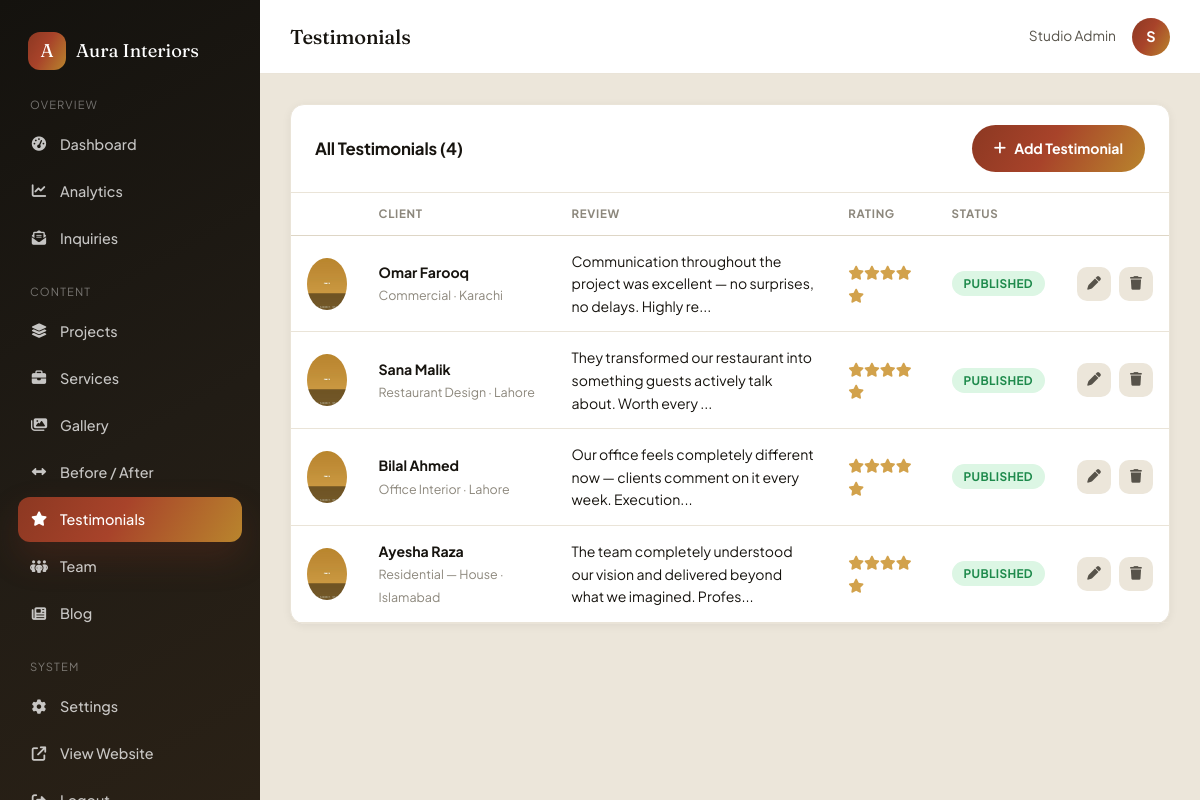
Screenshot of /admin/testimonials.php (signed in) with the database file from the repository.
### tables this page shows
CREATE TABLE `testimonials` (
  `id` INT UNSIGNED AUTO_INCREMENT PRIMARY KEY,
  `client_name` VARCHAR(150) NOT NULL,
  `review` TEXT NOT NULL,
  `project_type` VARCHAR(120) NULL,
  `location` VARCHAR(120) NULL,
  `rating` TINYINT UNSIGNED NOT NULL DEFAULT 5,
  `photo_path` VARCHAR(255) NULL,
  `is_published` TINYINT(1) NOT NULL DEFAULT 1,
  `sort_order` SMALLINT NOT NULL DEFAULT 0,
  `created_at` DATETIME NOT NULL DEFAULT CURRENT_TIMESTAMP
);

### config/database.php (called while the page is built, shortened)
<?php
function db(): PDO
{
    static $pdo = null;
    if ($pdo instanceof PDO) {
        return $pdo;
    }
    $dsn = 'mysql:host=' . DB_HOST . ';dbname=' . DB_NAME . ';charset=' . DB_CHARSET;
    try {
        $pdo = new PDO($dsn, DB_USER, DB_PASS, [
            PDO::ATTR_ERRMODE            => PDO::ERRMODE_EXCEPTION,
            PDO::ATTR_DEFAULT_FETCH_MODE => PDO::FETCH_ASSOC,
            PDO::ATTR_EMULATE_PREPARES   => false,
        ]);
    } catch (PDOException $e) {
        http_response_code(500);
        if (defined('SITE_ENV') && SITE_ENV === 'local') {
            die('Database connection failed: ' . $e->getMessage());
        }
        die('We are experiencing a temporary issue. Please try again shortly.');
    }
    return $pdo;
}

### includes/functions.php (called while the page is built, shortened)
<?php
function e(?string $value): string
{
    return htmlspecialchars($value ?? '', ENT_QUOTES, 'UTF-8');
}
function asset(string $path): string
{
    return BASE_URL . '/' . ltrim($path, '/');
}
function img(?string $path, string $fallback = 'assets/images/placeholder.jpg'): string
{
    if (empty($path)) {
        return asset($fallback);
    }
    return asset($path);
}

### admin/testimonials.php (the view, shortened to what this page needs)
<?php
$testimonials = db()->query('SELECT * FROM testimonials ORDER BY sort_order DESC, created_at DESC')->fetchAll();
require __DIR__ . '/includes/admin-header.php';
?>
<div class="panel">
  <div class="panel__head">
    <h2>All Testimonials (<?= count($testimonials) ?>)</h2>
    <a href="testimonial-form.php" class="btn--admin"><i class="fa-solid fa-plus"></i> Add Testimonial</a>
  </div>
  <div class="table-wrap">
    <table class="admin-table">
      <thead><tr><th></th><th>Client</th><th>Review</th><th>Rating</th><th>Status</th><th></th></tr></thead>
      <tbody>
        <?php foreach ($testimonials as $t): ?>
          <tr>
            <td><img class="table-thumb" style="border-radius:50%" src="<?= e(img($t['photo_path'], 'assets/images/avatar-placeholder.jpg')) ?>" alt=""></td>
            <td><b><?= e($t['client_name']) ?></b><br><span style="color:var(--ink-faint);font-size:.78rem"><?= e($t['project_type']) ?> · <?= e($t['location']) ?></span></td>
            <td style="max-width:320px"><?= e(mb_strimwidth($t['review'], 0, 90, '...')) ?></td>
            <td><?php for ($s = 0; $s < (int) $t['rating']; $s++) echo '<i class="fa-solid fa-star" style="color:var(--accent-4)"></i>'; ?></td>
            <td>
              <form method="post"><?= csrf_field() ?><input type="hidden" name="action" value="toggle_publish"><input type="hidden" name="id" value="<?= $t['id'] ?>">
                <button class="badge <?= $t['is_published'] ? 'badge--published' : 'badge--draft' ?>" style="border:none;cursor:pointer"><?= $t['is_published'] ? 'Published' : 'Draft' ?></button>
              </form>
            </td>
            <td>
              <div class="row-actions">
                <a href="testimonial-form.php?id=<?= $t['id'] ?>" title="Edit"><i class="fa-solid fa-pen"></i></a>
                <form method="post" data-confirm="Delete this testimonial?"><button class="danger" title="Delete"><i class="fa-solid fa-trash"></i></button></form>
              </div>
            </td>
          </tr>
        <?php endforeach; ?>
      </tbody>
    </table>
  </div>
</div>
<?php require __DIR__ . '/includes/admin-footer.php'; ?>

### assets/css/style.css (style rules this page uses)
:root { --bg: #F5F2EC; --surface: #FFFFFF; --surface-2: #ECE6DA; --surface-tint: #F1ECE1; --ink: #17140F; --ink-soft: #57534A; --ink-faint: #8C877C; --line: #DED6C6; --line-soft: #EAE4D8; --accent-1: #A8432A; --accent-2: #B9852D; --accent-3: #2F4A3E; --accent-4: #D2A24C; --gradient-brand: linear-gradient(120deg, #8C3822 0%, #A8432A 45%, #B9852D 100%); --gradient-brand-soft: linear-gradient(135deg, rgba(168,67,42,.10), rgba(185,133,45,.10)); --gradient-surface: linear-gradient(160deg, #FFFFFF 0%, #FBF8F2 55%, #F7F1E4 100%); --gradient-dark: linear-gradient(150deg, #14120E 0%, #211C15 55%, #2A2116 100%); --gradient-line: linear-gradient(90deg, var(--accent-1), var(--accent-2), var(--accent-4)); --shadow-sm: 0 2px 10px rgba(23,20,15,.06); --shadow-md: 0 10px 26px rgba(23,20,15,.09); --shadow-lg: 0 22px 50px rgba(23,20,15,.16); --shadow-glow: 0 16px 34px rgba(140,56,34,.24); --radius-sm: 8px; --radius-md: 14px; --radius-lg: 20px; --radius-pill: 999px; --font-display: 'Fraunces', 'Georgia', serif; --font-body: 'Plus Jakarta Sans', -apple-system, BlinkMacSystemFont, 'Segoe UI', sans-serif; --container: 1240px; --header-h: 80px; }
*,*::before,*::after { box-sizing:border-box; margin:0; padding:0; }
html { scroll-behavior:smooth; }
body { font-family: var(--font-body); background: var(--bg); color: var(--ink); line-height:1.6; font-size:16px; -webkit-font-smoothing:antialiased; overflow-x:hidden; }
img { max-width:100%; display:block; }
a { color:inherit; text-decoration:none; }
button { font-family:inherit; cursor:pointer; }
h1,h2,h3,h4,h5 { font-family: var(--font-display); font-weight:500; line-height:1.15; letter-spacing:-0.01em; color:var(--ink); }
h2 { font-size:clamp(2rem, 3.4vw, 3rem); }

### assets/css/admin.css (style rules this page uses)
body.admin-body { background: var(--surface-2); min-height:100vh; }
.panel { background:var(--surface); border-radius:var(--radius-md); border:1px solid var(--line-soft); box-shadow:var(--shadow-sm); margin-bottom:26px; }
.panel__head { display:flex; align-items:center; justify-content:space-between; padding:20px 24px; border-bottom:1px solid var(--line-soft); flex-wrap:wrap; gap:12px; }
.panel__head h2 { font-size:1.05rem; font-family:var(--font-body); font-weight:700; }
.table-wrap { overflow-x:auto; }
table.admin-table { width:100%; border-collapse:collapse; font-size:.88rem; }
table.admin-table th { text-align:left; padding:12px 16px; font-size:.72rem; text-transform:uppercase; letter-spacing:.06em; color:var(--ink-faint); border-bottom:1px solid var(--line); white-space:nowrap; }
table.admin-table td { padding:14px 16px; border-bottom:1px solid var(--line-soft); vertical-align:middle; }
.table-thumb { width:52px; height:52px; border-radius:10px; object-fit:cover; }
.row-actions { display:flex; gap:8px; }
.row-actions a, .row-actions button { width:34px; height:34px; border-radius:10px; display:flex; align-items:center; justify-content:center; background:var(--surface-2); color:var(--ink-soft); border:none; font-size:.85rem; transition:all .2s ease; }
.badge { display:inline-flex; align-items:center; gap:6px; padding:5px 12px; border-radius:var(--radius-pill); font-size:.74rem; font-weight:700; text-transform:uppercase; letter-spacing:.03em; }
.badge--published { background:#DCF6E4; color:#1E8A4C; }
.btn--admin { background:var(--gradient-brand); color:#fff; border:none; padding:12px 22px; border-radius:var(--radius-pill); font-weight:700; font-size:.88rem; display:inline-flex; align-items:center; gap:8px; }

### rows the page displays
testimonials: client_name "Omar Farooq", project_type "Commercial", location "Karachi", review "Communication throughout the project was excellent — no surprises, no delays. Highly re...", rating 5 (drawn), is_published "PUBLISHED"
testimonials: client_name "Sana Malik", project_type "Restaurant Design", location "Lahore", review "They transformed our restaurant into something guests actively talk about. Worth every ...", rating 5 (drawn), is_published "PUBLISHED"
testimonials: client_name "Bilal Ahmed", project_type "Office Interior", location "Lahore", review "Our office feels completely different now — clients comment on it every week. Execution...", rating 5 (drawn), is_published "PUBLISHED"
testimonials: client_name "Ayesha Raza", project_type "Residential — House", location "Islamabad", review "The team completely understood our vision and delivered beyond what we imagined. Profes...", rating 5 (drawn), is_published "PUBLISHED"

### other values shown
setting('company_name') "Aura Interiors"
$adminPageTitle "Testimonials"
$currentAdmin['name'] "Studio Admin"
substr($currentAdmin['name'], 0, 1) "S"
count($testimonials) "4"
